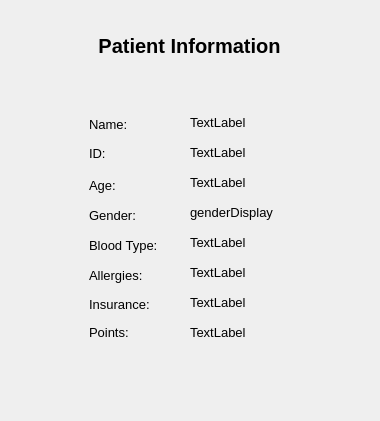
<?xml version="1.0" encoding="UTF-8"?>
<ui version="4.0">
 <class>ShowPatientInformation</class>
 <widget class="QDialog" name="ShowPatientInformation">
  <property name="geometry">
   <rect>
    <x>0</x>
    <y>0</y>
    <width>380</width>
    <height>421</height>
   </rect>
  </property>
  <property name="windowTitle">
   <string>Dialog</string>
  </property>
  <widget class="QLabel" name="patientInformationTitle">
   <property name="geometry">
    <rect>
     <x>69</x>
     <y>20</y>
     <width>241</width>
     <height>51</height>
    </rect>
   </property>
   <property name="font">
    <font>
     <pointsize>15</pointsize>
     <bold>true</bold>
    </font>
   </property>
   <property name="text">
    <string>Patient Information</string>
   </property>
   <property name="alignment">
    <set>Qt::AlignCenter</set>
   </property>
  </widget>
  <widget class="QLabel" name="nameTitle">
   <property name="geometry">
    <rect>
     <x>89</x>
     <y>114</y>
     <width>101</width>
     <height>20</height>
    </rect>
   </property>
   <property name="font">
    <font>
     <pointsize>10</pointsize>
    </font>
   </property>
   <property name="text">
    <string>Name:</string>
   </property>
  </widget>
  <widget class="QLabel" name="idTitle">
   <property name="geometry">
    <rect>
     <x>89</x>
     <y>143</y>
     <width>101</width>
     <height>20</height>
    </rect>
   </property>
   <property name="font">
    <font>
     <pointsize>10</pointsize>
    </font>
   </property>
   <property name="text">
    <string>ID:</string>
   </property>
  </widget>
  <widget class="QLabel" name="ageTitle">
   <property name="geometry">
    <rect>
     <x>89</x>
     <y>170</y>
     <width>101</width>
     <height>31</height>
    </rect>
   </property>
   <property name="font">
    <font>
     <pointsize>10</pointsize>
    </font>
   </property>
   <property name="text">
    <string>Age:</string>
   </property>
  </widget>
  <widget class="QLabel" name="genderTitle">
   <property name="geometry">
    <rect>
     <x>89</x>
     <y>205</y>
     <width>101</width>
     <height>20</height>
    </rect>
   </property>
   <property name="font">
    <font>
     <pointsize>10</pointsize>
    </font>
   </property>
   <property name="text">
    <string>Gender:</string>
   </property>
  </widget>
  <widget class="QLabel" name="bloodTypeTitle">
   <property name="geometry">
    <rect>
     <x>89</x>
     <y>230</y>
     <width>101</width>
     <height>31</height>
    </rect>
   </property>
   <property name="font">
    <font>
     <pointsize>10</pointsize>
    </font>
   </property>
   <property name="text">
    <string>Blood Type:</string>
   </property>
  </widget>
  <widget class="QLabel" name="allergiesTitle">
   <property name="geometry">
    <rect>
     <x>89</x>
     <y>260</y>
     <width>101</width>
     <height>31</height>
    </rect>
   </property>
   <property name="font">
    <font>
     <pointsize>10</pointsize>
    </font>
   </property>
   <property name="text">
    <string>Allergies:</string>
   </property>
  </widget>
  <widget class="QLabel" name="isuranceTitle">
   <property name="geometry">
    <rect>
     <x>89</x>
     <y>294</y>
     <width>101</width>
     <height>20</height>
    </rect>
   </property>
   <property name="font">
    <font>
     <pointsize>10</pointsize>
    </font>
   </property>
   <property name="text">
    <string>Insurance:</string>
   </property>
  </widget>
  <widget class="QLabel" name="pointsTitle">
   <property name="geometry">
    <rect>
     <x>89</x>
     <y>322</y>
     <width>101</width>
     <height>20</height>
    </rect>
   </property>
   <property name="font">
    <font>
     <pointsize>10</pointsize>
    </font>
   </property>
   <property name="text">
    <string>Points:</string>
   </property>
  </widget>
  <widget class="QLabel" name="nameDisplay">
   <property name="geometry">
    <rect>
     <x>190</x>
     <y>111</y>
     <width>121</width>
     <height>23</height>
    </rect>
   </property>
   <property name="font">
    <font>
     <pointsize>10</pointsize>
    </font>
   </property>
   <property name="text">
    <string>TextLabel</string>
   </property>
  </widget>
  <widget class="QLabel" name="idDisplay">
   <property name="geometry">
    <rect>
     <x>190</x>
     <y>141</y>
     <width>121</width>
     <height>23</height>
    </rect>
   </property>
   <property name="font">
    <font>
     <pointsize>10</pointsize>
    </font>
   </property>
   <property name="text">
    <string>TextLabel</string>
   </property>
  </widget>
  <widget class="QLabel" name="ageDisplay">
   <property name="geometry">
    <rect>
     <x>190</x>
     <y>171</y>
     <width>121</width>
     <height>23</height>
    </rect>
   </property>
   <property name="font">
    <font>
     <pointsize>10</pointsize>
    </font>
   </property>
   <property name="text">
    <string>TextLabel</string>
   </property>
  </widget>
  <widget class="QLabel" name="genderDisplay">
   <property name="geometry">
    <rect>
     <x>190</x>
     <y>201</y>
     <width>121</width>
     <height>23</height>
    </rect>
   </property>
   <property name="font">
    <font>
     <pointsize>10</pointsize>
    </font>
   </property>
   <property name="text">
    <string>genderDisplay</string>
   </property>
  </widget>
  <widget class="QLabel" name="bloodTypesDisplay">
   <property name="geometry">
    <rect>
     <x>190</x>
     <y>231</y>
     <width>121</width>
     <height>23</height>
    </rect>
   </property>
   <property name="font">
    <font>
     <pointsize>10</pointsize>
    </font>
   </property>
   <property name="text">
    <string>TextLabel</string>
   </property>
  </widget>
  <widget class="QLabel" name="allergiesDisplay">
   <property name="geometry">
    <rect>
     <x>190</x>
     <y>261</y>
     <width>121</width>
     <height>23</height>
    </rect>
   </property>
   <property name="font">
    <font>
     <pointsize>10</pointsize>
    </font>
   </property>
   <property name="text">
    <string>TextLabel</string>
   </property>
  </widget>
  <widget class="QLabel" name="isuranceDisplay">
   <property name="geometry">
    <rect>
     <x>190</x>
     <y>291</y>
     <width>121</width>
     <height>23</height>
    </rect>
   </property>
   <property name="font">
    <font>
     <pointsize>10</pointsize>
    </font>
   </property>
   <property name="text">
    <string>TextLabel</string>
   </property>
  </widget>
  <widget class="QLabel" name="pointsDisplay">
   <property name="geometry">
    <rect>
     <x>190</x>
     <y>321</y>
     <width>121</width>
     <height>23</height>
    </rect>
   </property>
   <property name="font">
    <font>
     <pointsize>10</pointsize>
    </font>
   </property>
   <property name="text">
    <string>TextLabel</string>
   </property>
  </widget>
 </widget>
 <resources/>
 <connections/>
</ui>
